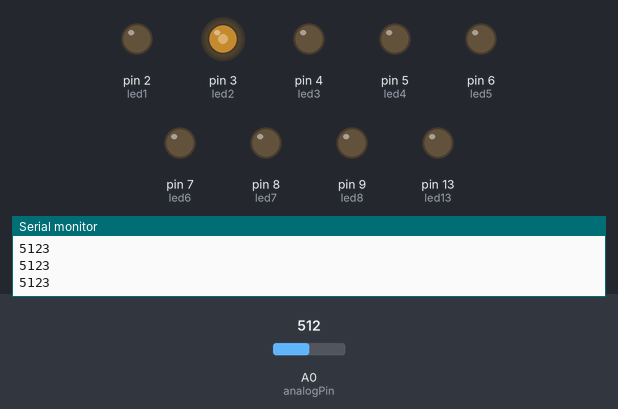
A sketch run on a simulated Arduino Uno, built with avr-gcc and run on an emulated ATmega328P. On the bench: output pins drawn as LEDs (lit = HIGH), the last lines printed to the serial monitor. The test bench sets the inputs (shaded band); at power-on: A0 (analogPin) = 512.

Above: at 1.2 s.
1.3 s: A0 (analogPin) set to 716
At 2.5 s:
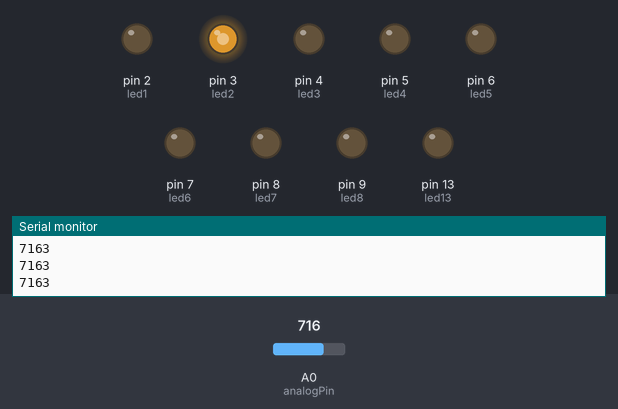
2.8 s: A0 (analogPin) set to 900
At 3.7 s:
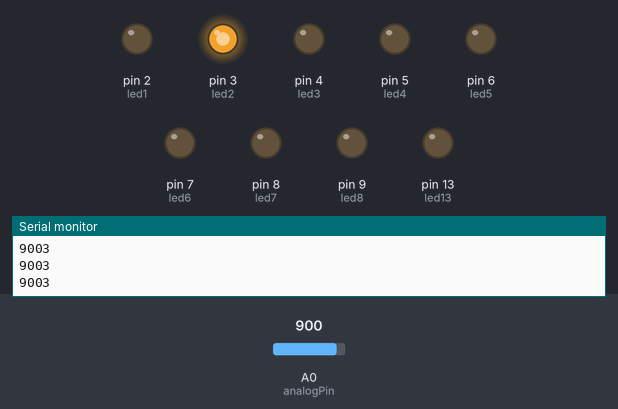
4.3 s: A0 (analogPin) set to 122
At 4.8 s:
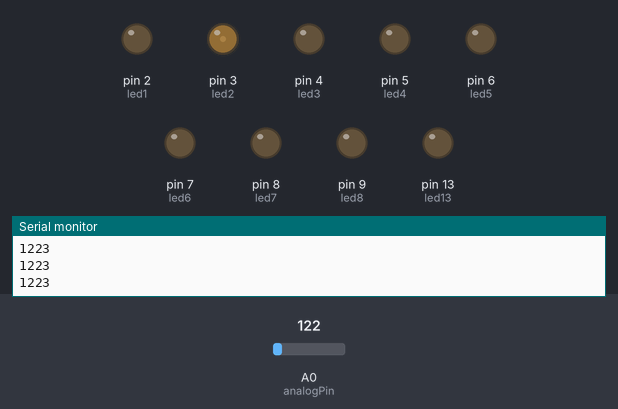
5.8 s: A0 (analogPin) set to 0
At 7.2 s:
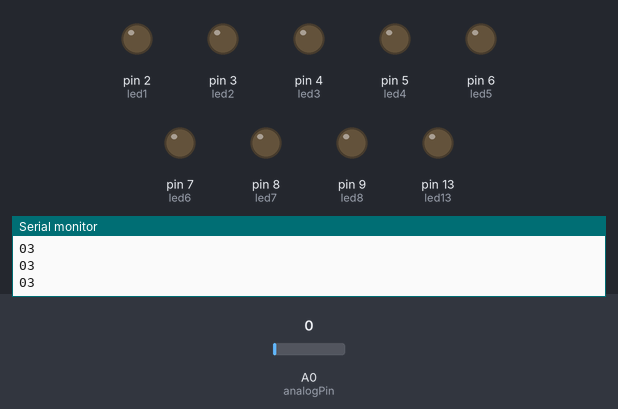
Timing chart, 0 to 8.3 s (numbered marks = the images above; inputs shaded):
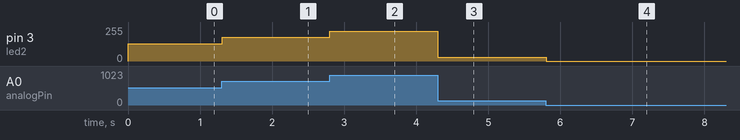

Measured:
- after the input at 1.3 s, pin 3 (led2): 128/255 → 179/255 at once
- after the input at 2.8 s, pin 3 (led2): 179/255 → 225/255 at once
- after the input at 4.3 s, pin 3 (led2): 225/255 → 30/255 at once
- after the input at 5.8 s, pin 3 (led2): 30/255 → 0/255 at once

The sketch:

_rspr_ve.ino
```cpp
// Oppgave 18 - Dimmer - 30.01.2018 - MHP

// KONSTANTER:
const byte bryter = 11;
const byte led1 = 2;
const byte led2 = 3;
const byte led3 = 4;
const byte led4 = 5;
const byte led5 = 6;
const byte led6 = 7;
const byte led7 = 8;
const byte led8 = 9;
const byte led13 = 13;

// VARIABLER:
int lesbryter;
int time_delay = 30;
byte led = 2;
byte rund = 0;
byte allow = 0;
int analogPin = A0;
int val = 0;
int i = 0;
int c = 1;
int x = 128;
int s = 0;
int g = 0;

// SETUP:
void setup() {
  Serial.begin(9600);
  pinMode(led1, OUTPUT);
  pinMode(led2, OUTPUT);
  pinMode(led3, OUTPUT);
  pinMode(led4, OUTPUT);
  pinMode(led5, OUTPUT);
  pinMode(led6, OUTPUT);
  pinMode(led7, OUTPUT);
  pinMode(led8, OUTPUT);
  pinMode(led13, OUTPUT);
  pinMode(bryter, INPUT);
  pinMode(analogPin, INPUT);
  Serial.print("something, something, something, dark side");
}

// FUNKSJONER:

// HOVUDPROGRAM:
void loop() {
  val = analogRead(analogPin);
  analogWrite(led2, val / 4);
  Serial.println(led2);
  Serial.print(val);
}
```
